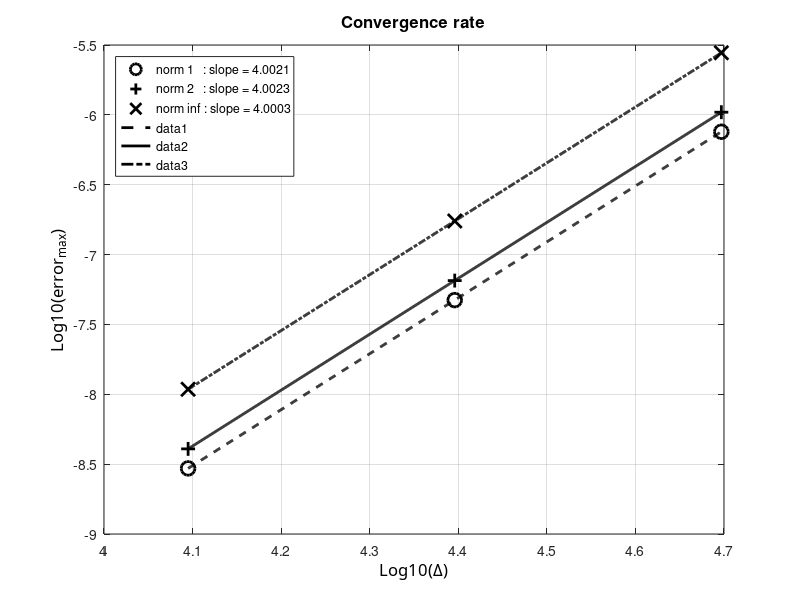

This chart was generated by the following MATLAB code:
clc; clear all; close all;

radius=6371220;
% N=[40 50 60 80 100 150];
N=[32 64 128];
% N=[16 32 64 128];
dx=radius./(4*N);

%% Nair-Machenhauer
% e1=[1.989*10^-3 7.638*10^-4 3.023*10^-4 5.2979*10^-5 1.5036*10^-5 1.9244*10^-6];
% e2=[7.255*10^-3 3.161*10^-3 1.313*10^-3 2.391*10^-4 6.4568*10^-5 9.2082*10^-6];
% e3=[4.039*10^-2 1.918*10^-2 7.556*10^-3 1.561*10^-3 4.329*10^-4 7.6848*10^-5];
%% Nair-Jablonowski
% e1=[2.2199*10^-3 9.9676*10^-4 4.4566*10^-4 1.3189*10^-4 5.3380*10^-5 1.0401*10^-5];
% e2=[8.1592*10^-3 3.9476*10^-3 1.9545*10^-3 5.8682*10^-4 2.3789*10^-4 4.7173*10^-5];
% e3=[4.9298*10^-2 2.8948*10^-2 1.6474*10^-2 5.6752*10^-3 2.3177*10^-3 4.9192*10^-4];
%% Williamson 2 (alpha=0)
% e1=[1.1422*10^-6 7.1216*10^-8 4.4469*10^-9];
% e2=[1.3885*10^-6 8.6513*10^-8 5.4018*10^-9];
% e3=[2.4469*10^-6 1.5229*10^-7 9.5186*10^-9];
%% Williamson 2 (alpha=pi/4)
e1=[7.5712*10^-7 4.7213*10^-8 2.9487*10^-9];
e2=[1.0446*10^-6 6.5124*10^-8 4.0672*10^-9];
e3=[2.7809*10^-6 1.7387*10^-7 1.0858*10^-8];

% e1=[4.4750*10^-2 5.7696*10^-3 3.4225*10^-4 1.6969*10^-5];

ldx=log10(dx);
le1=log10(e1);
le2=log10(e2);
le3=log10(e3);



%% plot 1
figure(11); 
%% curve 1
hl1=plot(ldx,le1,'ok');
set(hl1,'LineWidth',2.0);
set(hl1,'MarkerSize',10);
set(hl1,'MarkerEdgeColor','k');
%set(hl1,'MarkerFaceColor','r');

hold on;
[a11,b1]=polyfit(ldx,le1,1);
tt=linspace(min(ldx),max(ldx),1000);
lsq1=a11(2)+a11(1)*tt;


%% curve 2
hl1=plot(ldx,le2,'+k');
set(hl1,'LineWidth',2.0);
set(hl1,'MarkerSize',10);
set(hl1,'MarkerEdgeColor','k');
set(hl1,'MarkerFaceColor','green');

hold on;
[a12,b1]=polyfit(ldx,le2,1);
tt=linspace(min(ldx),max(ldx),1000);
lsq2=a12(2)+a12(1)*tt;


%% curve 3
hl1=plot(ldx,le3,'xk');
set(hl1,'LineWidth',2.0);
set(hl1,'MarkerSize',10);
set(hl1,'MarkerEdgeColor','k');
set(hl1,'MarkerFaceColor','magenta');

hold on;
[a13,b1]=polyfit(ldx,le3,1);
tt=linspace(min(ldx),max(ldx),1000);
lsq3=a13(2)+a13(1)*tt;


%% legend
legend(['norm 1   : slope = ' num2str(a11(1))],['norm 2   : slope = ' num2str(a12(1))],['norm inf : slope = ' num2str(a13(1))],'Location','NorthWest')
% legend(['norm inf : slope = ' num2str(a11(1))],'Location','NorthWest')
% xlabel
ha=gca;
xa=get(gca,'Xlabel');
set(ha,'Xgrid','on');
set(xa,'String','Log10(\Delta)');
set (xa,'FontName','Calibri');
set(xa,'FontSize',12);

% ylabel
ha=gca;
ya=get(gca,'Ylabel');
set(ha,'Ygrid','on');
set(ya,'String','Log10(error_{max})');
set (ya,'FontName','Calibri');
set(ya,'FontSize',12);

% title
ha=gca;
xt=get(gca,'Title');
title('Convergence rate');
set (xt,'FontSize',12);


% %% courbes...
hlf1=plot(tt,lsq1,'--k');
set(hlf1,'LineWidth',2.0);

hlf1=plot(tt,lsq2,'-k');
set(hlf1,'LineWidth',2.0);

hlf1=plot(tt,lsq3,'-.k');
set(hlf1,'LineWidth',2.0);

%% texte
% ht=text('Position',[4.1,-8.65,0],'String','N=128');
% set(ht,'FontSize',12);
% ht=text('Position',[4.1,-8.8,0],'String','\Deltat=2.5min');
% set(ht,'FontSize',12);
% 
% ht=text('Position',[4.38,-7.65,0],'String','N=64');
% set(ht,'FontSize',12);
% ht=text('Position',[4.38,-7.8,0],'String','\Deltat=5min');
% set(ht,'FontSize',12);
% 
% ht=text('Position',[4.6,-6.6,0],'String','N=32');
% set(ht,'FontSize',12);
% ht=text('Position',[4.6,-6.75,0],'String','\Deltat=10min');
% set(ht,'FontSize',12);
